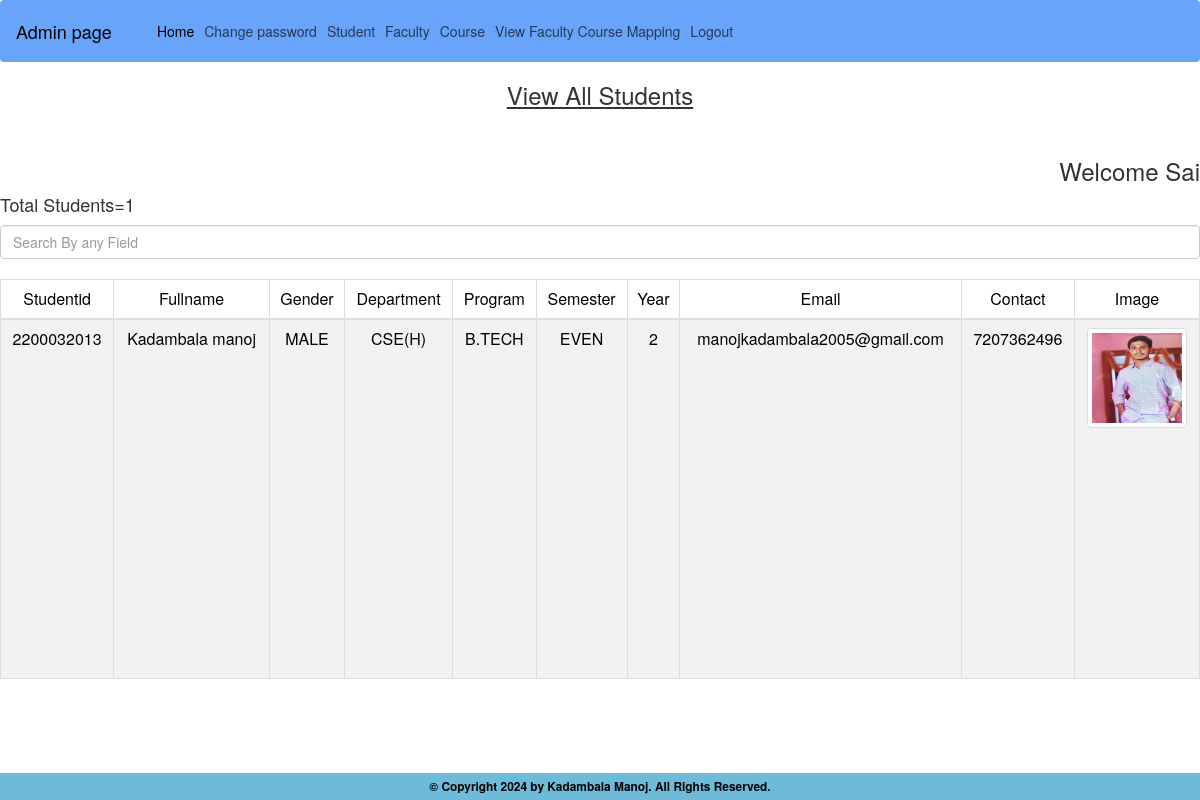
The page /ad/viewstudent/ (signed in) on the database its author committed.
### adminapp/models.py (models this page shows, shortened)
class Student(models.Model):
    id=models.AutoField(primary_key=True)
    studentid=models.BigIntegerField(blank=False,unique=True)
    fullname=models.CharField(max_length=100,blank=False)
    gender_choices = (("MALE", "MALE"), ("FEMALE", "FEMALE"),("OTHERS", "OTHERS"))
    gender=models.CharField(max_length=50,blank=False,choices=gender_choices)
    department_choices=(("CSE(R)","CSE(REGULAR)"),("CSE(H)","CSE(HONORS)"),("CSIT","CS&IT"),("MECH","MECHANICAL"),("civil","CIVIL"),("ECE","ECE"),("OTHERS","OTHERS"))
    department=models.CharField(max_length=50,blank=False,choices=department_choices)
    program_choices = (("B.TECH", "B.TECH"), ("M.TECH", "M.TECH"))
    program=models.CharField(max_length=50,blank=False,choices=program_choices)
    sem_choices = (("ODD", "ODD"), ("EVEN", "EVEN"))
    semester=models.CharField(max_length=10,blank=False,choices=sem_choices)
    year=models.IntegerField(blank=False)
    password=models.CharField(max_length=100,blank=False,default="klu123")
    email=models.CharField(max_length=100,blank=False,unique=True)
    contact=models.CharField(max_length=20,blank=False,unique=True)
    image = models.ImageField(upload_to='static/media/review_images/', null=True, blank=True)
    class Meta:
        db_table="student_table"

### adminapp/views.py (the view)
# urls.py: path('viewstudent/', views.viewstudent, name='viewstudent'),
def viewstudent(request):
    auname=request.session["auname"]
    student = Student.objects.all()
    count=Student.objects.count()
    return render(request,"viewstudent.html",{"studentdata":student,"count":count,"adminuname":auname})

### templates/viewstudent.html (shortened to what this page needs)
{% extends 'adminhome.html' %}
{% block 'body' %}
    <h3 align="center"><u> View All Students</u> </h3> <br>
<h3 align="right"> Welcome {{adminuname}}</h3>
<h4>
       Total Students={{count}}
</h4>
    <input class="form-control" id="myInput" type="text" placeholder="Search By any Field"><br>
    <table align="center" border="2" width="50%" height="50%" class="table table-bordered table-striped">
        <thead>
            <tr style="background-color: #7fffd4;" align="center">
                <td>Studentid</td>
                <td>Fullname</td>
                <td>Gender</td>
                <td>Department</td>
                <td>Program</td>
                <td>Semester</td>
                <td>Year</td>
                <td>Email</td>
                <td>Contact</td>
                 <td>Image</td>
            </tr>
        </thead>
        <tbody id="myTable">
            {% for student in studentdata %}
            <tr align="center">
                <td>{{ student.studentid }}</td>
                <td>{{ student.fullname }}</td>
                <td>{{ student.gender }}</td>
                <td>{{ student.department }}</td>
                <td>{{ student.program }}</td>
                <td>{{ student.semester }}</td>
                <td>{{ student.year }}</td>
                <td>{{ student.email }}</td>
                <td>{{ student.contact }}</td>
                <td>
    {% if student.image %}
        <img src="{{ student.image.url }}" alt="Student Image" class="img-thumbnail" style="width: 100px; height: 100px;">
    {% else %}
        No Image Available
    {% endif %}
</td>
            </tr>
            {% endfor %}
        </tbody>
    </table>
{% endblock %}

### rows shown on the page
Student: studentid "2200032013", fullname "Kadambala manoj", gender "MALE", department "CSE(H)", program "B.TECH", semester "EVEN", year "2", email "manojkadambala2005@gmail.com", contact "7207362496", image (picture)

### other values the page prints
{{ adminuname }} "Sai"
{{ count }} "1"
